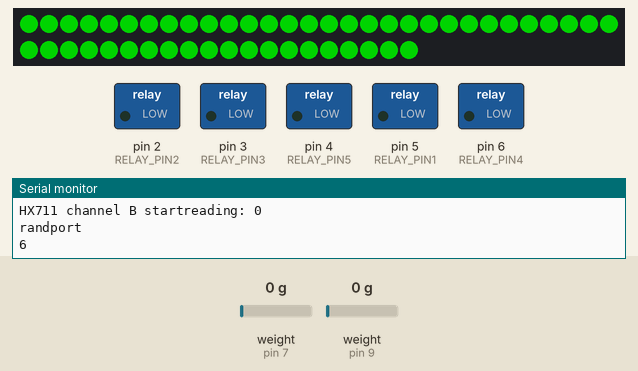
Recording of a program running on a simulated Arduino Nano, built with avr-gcc and run on an emulated ATmega328P. Shown: 50 RGB LEDs in strip order, left to right, continuing on the next row, switched loads named in the program (green lamp = pin HIGH), the last lines printed to the serial monitor. Inputs (shaded band) come from the test bench; at power-on: weight on the scale (sensors on pin 7, pin 9) 0 g. Dim RGB values are drawn brighter than linear; random numbers use the default seed unless the program sets one.

Above: at 15.3 s.
At 30.93 s:
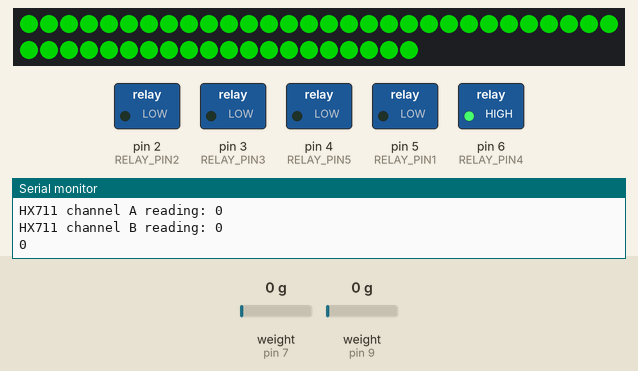
At 45.2 s:
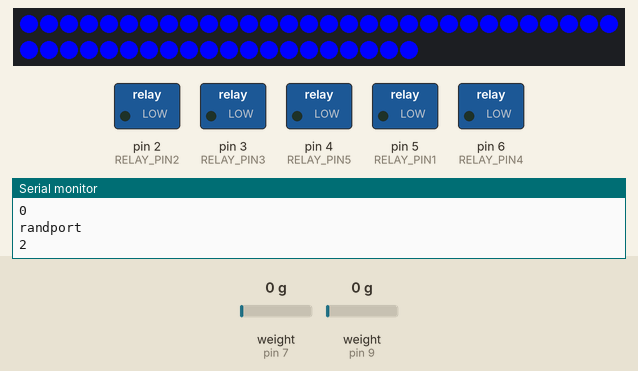
At 71.5 s:
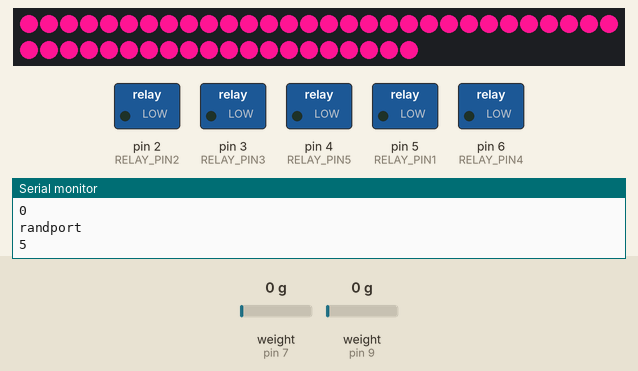
At 93.27 s:
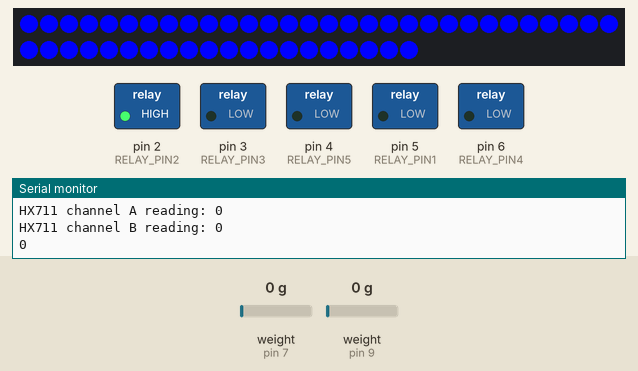
At 119.7 s:
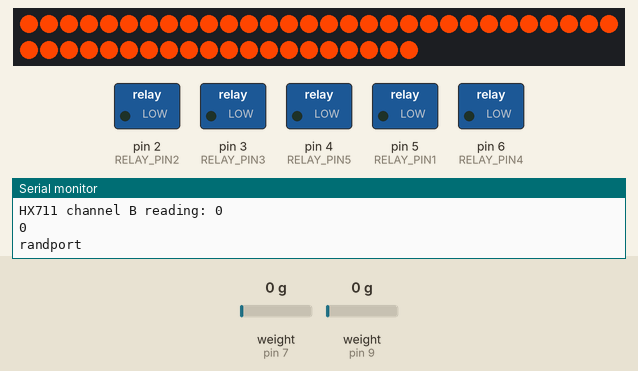
Timing chart, 0 to 130.0 s (numbered marks = the images above):
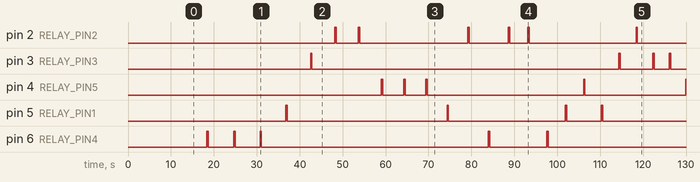

Measured:
- by itself, pin 2 (RELAY_PIN2): LOW → HIGH at 48.2 s, → LOW 0.30 s later, → HIGH 5.2 s later, → LOW 0.30 s later, … (12 changes in this stretch)
- by itself, pin 3 (RELAY_PIN3): LOW → HIGH at 42.5 s, → LOW 0.30 s later, → HIGH 71.5 s later, → LOW 0.30 s later, … (8 changes in this stretch)
- by itself, pin 4 (RELAY_PIN5): LOW → HIGH at 59.0 s, → LOW 0.30 s later, → HIGH 4.9 s later, → LOW 0.30 s later, … (9 changes in this stretch)
- by itself, pin 5 (RELAY_PIN1): LOW → HIGH at 36.7 s, → LOW 0.30 s later, → HIGH 37.3 s later, → LOW 0.30 s later, … (8 changes in this stretch)
- by itself, pin 6 (RELAY_PIN4): LOW → HIGH at 18.4 s, → LOW 0.30 s later, → HIGH 6.0 s later, → LOW 0.30 s later, … (10 changes in this stretch)
- what the display in image 0 shows lasts 18.5 s, from 15.2 s to 33.7 s
- what the display in image 2 shows lasts 10.9 s, from 45.2 s to 56.1 s

The program:

main.cpp
```cpp
#include <Arduino.h>
#include <FastLED.h>
#include "HX711.h"

// How many leds in your strip?
#define NUM_LEDS 50

// For led chips like Neopixels, which have a data line, ground, and power, you just
// need to define DATA_PIN.  For led chipsets that are SPI based (four wires - data, clock,
// ground, and power), like the LPD8806 define both DATA_PIN and CLOCK_PIN
#define DATA_PIN 11
long startmillis;
long delaytime=3000;
long currmillis;
int ledreleasedelay=300;
long putbackdelay=3000;

// Define the array of leds
HX711 scaleA;
HX711 scaleB;
CRGB leds[NUM_LEDS];
const int RELAY_PIN1 = 5; //pinkki
const int RELAY_PIN2 = 2; //sininen
const int RELAY_PIN3 = 3; //oranssi
const int RELAY_PIN4 = 6; //vihreä
const int RELAY_PIN5 = 4; //punainen
const int LOADCELL1_DOUT_PIN = 7;
const int LOADCELL1_SCK_PIN = 8;
const int LOADCELL2_DOUT_PIN = 9;
const int LOADCELL2_SCK_PIN = 10;
int randport;
long readingA;
long readingB;
long startreadingA;
long startreadingB;
long score;
boolean gameplay;
// the setup function runs once when you press reset or power the board
void setup() {
   Serial.begin(9600);
scaleA.begin(LOADCELL1_DOUT_PIN, LOADCELL1_SCK_PIN);
scaleB.begin(LOADCELL2_DOUT_PIN, LOADCELL2_SCK_PIN);
   randomSeed(analogRead(A0));


   FastLED.addLeds<WS2811, DATA_PIN, RGB>(leds, NUM_LEDS);
  // initialize digital pin 9 as an output.
  pinMode(RELAY_PIN1, OUTPUT);
  pinMode(RELAY_PIN2, OUTPUT);
  pinMode(RELAY_PIN3, OUTPUT);
  pinMode(RELAY_PIN4, OUTPUT);
  pinMode(RELAY_PIN5, OUTPUT);
  digitalWrite(RELAY_PIN1, LOW); //magneetti 1 releinput 4
  digitalWrite(RELAY_PIN2, LOW);  //magneetti 5 releinput 3
  digitalWrite(RELAY_PIN3, LOW); //magneetti 3 releinput 2
  digitalWrite(RELAY_PIN4, LOW); //magneetti 2 releinput 1
  digitalWrite(RELAY_PIN5, LOW); //magneetti 4 releinput 5
  delay(15000);
   if  (scaleA.is_ready()) {
  startreadingA=scaleA.read();
  Serial.print("HX711 channel A startreading: ");
      Serial.println(startreadingA);
  }
   if  (scaleB.is_ready()) {
  startreadingB=scaleB.read();
  Serial.print("HX711 channel B startreading: ");
      Serial.println(startreadingB);
  }

  gameplay=true;
    startmillis=millis();
}
long scalesensorA()
{
   if (scaleA.wait_ready_retry(10)) {
        readingA = scaleA.read();

      Serial.print("HX711 channel A reading: ");
      Serial.println(readingA);
      return readingA;
   }
     else
       {
       return 0;
       }
}
    long scalesensorB()
    {
    if (scaleB.wait_ready_retry(10)) {
       readingB = scaleB.read();
         Serial.print("HX711 channel B reading: ");
      Serial.println(readingB);
       Serial.println(startreadingB-readingB);
       return readingB;
    }
       else
       {
       return 0;
       }

    }

// the loop function runs over and over again forever
void loop() {

 currmillis=millis();
 if ((currmillis -startmillis <=1000) && (gameplay==true)) {
  randport=random(2,7);
    //randport=3;
     Serial.println ("randport ");
      Serial.println (randport);
     delaytime=delaytime*0.99;
   putbackdelay=putbackdelay*0.95;
  if (randport==RELAY_PIN1) {

  FastLED.showColor(CRGB::DeepPink);
  delay(delaytime);
   scalesensorA();
   scalesensorB();
    if ((startreadingA-readingA<=10000)||(startreadingB-readingB<=10000))
  {
  digitalWrite(randport, HIGH);
  delay(ledreleasedelay);
  digitalWrite(randport, LOW);
  delay(putbackdelay);
  score++;
  }
  else gameplay=false;
 }
if (randport==RELAY_PIN2) {
  FastLED.showColor(CRGB::Blue);
  delay(delaytime);
  scalesensorA();
   scalesensorB();
   if ((startreadingA-readingA<=10000)||(startreadingB-readingB<=10000))
  {
  digitalWrite(randport, HIGH);
  delay(ledreleasedelay);
  digitalWrite(randport, LOW);
  delay(putbackdelay);
  score++;
  }
else gameplay=false;
  }
  if (randport==RELAY_PIN3)  {
  FastLED.showColor(CRGB::OrangeRed);
  delay(delaytime);
  scalesensorA();
   scalesensorB();
    if ((startreadingA-readingA<=10000)||(startreadingB-readingB<=10000))
  {
  digitalWrite(randport, HIGH);
  delay(ledreleasedelay);
  digitalWrite(randport, LOW);
  delay(putbackdelay);
  score++;
  }
  else gameplay=false;
  }
if (randport==RELAY_PIN4)  {
  FastLED.showColor(CRGB::Green);
  delay(delaytime);
    scalesensorA();
   scalesensorB();
 if ((startreadingA-readingA<=10000)||(startreadingB-readingB<=10000))
  {
  digitalWrite(randport, HIGH);
  delay(ledreleasedelay);
  digitalWrite(randport, LOW);
  delay(putbackdelay);
  score++;
  }
  else gameplay=false;
  }
  if (randport==RELAY_PIN5) {
  FastLED.showColor(CRGB::Red);
  delay(delaytime);
   scalesensorA();
   scalesensorB();
 if ((startreadingA-readingA<=10000)||(startreadingB-readingB<=10000))
  {
  digitalWrite(randport, HIGH);
  delay(ledreleasedelay);
  digitalWrite(randport, LOW);
  delay(putbackdelay);
  score++;
  }
  else gameplay=false;

  }


 }

 startmillis=currmillis;
 if (gameplay==false)
 {
 FastLED.showColor(CRGB::Black);
   Serial.println("pisteesi");
   Serial.print(score);
  delay(1000);
   FastLED.showColor(CRGB::White);
   delay(1000);
 }
}
```
